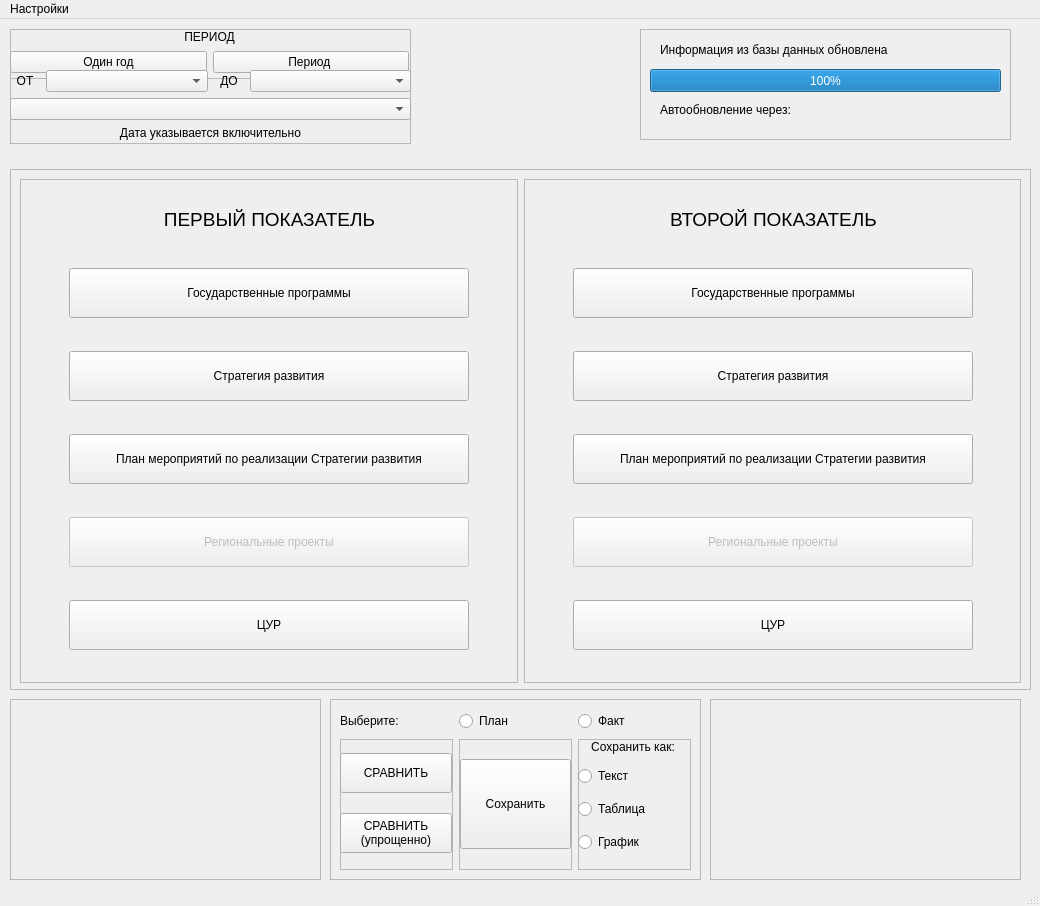
<?xml version="1.0" encoding="UTF-8"?>
<ui version="4.0">
 <class>MainWindow</class>
 <widget class="QMainWindow" name="MainWindow">
  <property name="geometry">
   <rect>
    <x>0</x>
    <y>0</y>
    <width>1040</width>
    <height>906</height>
   </rect>
  </property>
  <property name="windowTitle">
   <string>MainWindow</string>
  </property>
  <property name="styleSheet">
   <string notr="true"/>
  </property>
  <widget class="QWidget" name="centralWidget">
   <widget class="QFrame" name="SaveParametersFrame">
    <property name="geometry">
     <rect>
      <x>330</x>
      <y>680</y>
      <width>371</width>
      <height>181</height>
     </rect>
    </property>
    <property name="frameShape">
     <enum>QFrame::StyledPanel</enum>
    </property>
    <property name="frameShadow">
     <enum>QFrame::Raised</enum>
    </property>
    <widget class="QWidget" name="horizontalLayoutWidget_2">
     <property name="geometry">
      <rect>
       <x>10</x>
       <y>40</y>
       <width>351</width>
       <height>131</height>
      </rect>
     </property>
     <layout class="QHBoxLayout" name="saveParametersHorizontalLayout">
      <item>
       <widget class="QFrame" name="compareFrame">
        <property name="frameShape">
         <enum>QFrame::StyledPanel</enum>
        </property>
        <property name="frameShadow">
         <enum>QFrame::Raised</enum>
        </property>
        <widget class="QWidget" name="verticalLayoutWidget_4">
         <property name="geometry">
          <rect>
           <x>0</x>
           <y>0</y>
           <width>112</width>
           <height>129</height>
          </rect>
         </property>
         <layout class="QVBoxLayout" name="compareVerticalLayout">
          <item>
           <widget class="QPushButton" name="comparePushButton">
            <property name="minimumSize">
             <size>
              <width>0</width>
              <height>40</height>
             </size>
            </property>
            <property name="maximumSize">
             <size>
              <width>120</width>
              <height>16777215</height>
             </size>
            </property>
            <property name="text">
             <string>СРАВНИТЬ</string>
            </property>
           </widget>
          </item>
          <item>
           <widget class="QPushButton" name="compareLitePushButton">
            <property name="minimumSize">
             <size>
              <width>0</width>
              <height>40</height>
             </size>
            </property>
            <property name="maximumSize">
             <size>
              <width>120</width>
              <height>16777215</height>
             </size>
            </property>
            <property name="text">
             <string>СРАВНИТЬ
(упрощенно)</string>
            </property>
           </widget>
          </item>
         </layout>
        </widget>
       </widget>
      </item>
      <item>
       <widget class="QFrame" name="saveFrame">
        <property name="frameShape">
         <enum>QFrame::StyledPanel</enum>
        </property>
        <property name="frameShadow">
         <enum>QFrame::Raised</enum>
        </property>
        <widget class="QPushButton" name="savePushButton">
         <property name="geometry">
          <rect>
           <x>1</x>
           <y>20</y>
           <width>111</width>
           <height>90</height>
          </rect>
         </property>
         <property name="minimumSize">
          <size>
           <width>0</width>
           <height>80</height>
          </size>
         </property>
         <property name="text">
          <string>Сохранить</string>
         </property>
        </widget>
       </widget>
      </item>
      <item>
       <widget class="QFrame" name="saveAsFrame">
        <property name="frameShape">
         <enum>QFrame::StyledPanel</enum>
        </property>
        <property name="frameShadow">
         <enum>QFrame::Raised</enum>
        </property>
        <widget class="QLabel" name="saveAsLabel">
         <property name="geometry">
          <rect>
           <x>0</x>
           <y>0</y>
           <width>110</width>
           <height>17</height>
          </rect>
         </property>
         <property name="maximumSize">
          <size>
           <width>16777215</width>
           <height>25</height>
          </size>
         </property>
         <property name="text">
          <string>&lt;html&gt;&lt;head/&gt;&lt;body&gt;&lt;p align=&quot;center&quot;&gt;Сохранить как:&lt;/p&gt;&lt;/body&gt;&lt;/html&gt;</string>
         </property>
        </widget>
        <widget class="QWidget" name="layoutWidget">
         <property name="geometry">
          <rect>
           <x>0</x>
           <y>20</y>
           <width>112</width>
           <height>101</height>
          </rect>
         </property>
         <layout class="QVBoxLayout" name="saveAsVerticalLayout">
          <item>
           <widget class="QRadioButton" name="textRadioButton">
            <property name="text">
             <string>Текст</string>
            </property>
           </widget>
          </item>
          <item>
           <widget class="QRadioButton" name="tableRadioButton">
            <property name="text">
             <string>Таблица</string>
            </property>
           </widget>
          </item>
          <item>
           <widget class="QRadioButton" name="graphRadioButton">
            <property name="text">
             <string>График</string>
            </property>
           </widget>
          </item>
         </layout>
        </widget>
       </widget>
      </item>
     </layout>
    </widget>
    <widget class="QWidget" name="gridLayoutWidget">
     <property name="geometry">
      <rect>
       <x>10</x>
       <y>10</y>
       <width>351</width>
       <height>25</height>
      </rect>
     </property>
     <layout class="QGridLayout" name="PFGridLayout">
      <item row="0" column="2">
       <widget class="QRadioButton" name="planRadioButton">
        <property name="text">
         <string>План</string>
        </property>
       </widget>
      </item>
      <item row="0" column="3">
       <widget class="QRadioButton" name="factRadioButton">
        <property name="text">
         <string>Факт</string>
        </property>
       </widget>
      </item>
      <item row="0" column="1">
       <widget class="QLabel" name="planFactLabel">
        <property name="text">
         <string>Выберите:</string>
        </property>
       </widget>
      </item>
     </layout>
    </widget>
   </widget>
   <widget class="QFrame" name="PeriodFrame">
    <property name="geometry">
     <rect>
      <x>10</x>
      <y>10</y>
      <width>401</width>
      <height>115</height>
     </rect>
    </property>
    <property name="minimumSize">
     <size>
      <width>0</width>
      <height>115</height>
     </size>
    </property>
    <property name="maximumSize">
     <size>
      <width>16777215</width>
      <height>115</height>
     </size>
    </property>
    <property name="frameShape">
     <enum>QFrame::StyledPanel</enum>
    </property>
    <property name="frameShadow">
     <enum>QFrame::Raised</enum>
    </property>
    <widget class="QWidget" name="verticalLayoutWidget">
     <property name="geometry">
      <rect>
       <x>0</x>
       <y>0</y>
       <width>401</width>
       <height>111</height>
      </rect>
     </property>
     <layout class="QVBoxLayout" name="periodVerticalLayout">
      <item>
       <widget class="QFrame" name="headerFrame">
        <property name="minimumSize">
         <size>
          <width>0</width>
          <height>50</height>
         </size>
        </property>
        <property name="maximumSize">
         <size>
          <width>16777215</width>
          <height>100</height>
         </size>
        </property>
        <property name="frameShape">
         <enum>QFrame::StyledPanel</enum>
        </property>
        <property name="frameShadow">
         <enum>QFrame::Raised</enum>
        </property>
        <widget class="QWidget" name="horizontalLayoutWidget">
         <property name="geometry">
          <rect>
           <x>0</x>
           <y>20</y>
           <width>399</width>
           <height>27</height>
          </rect>
         </property>
         <layout class="QHBoxLayout" name="buttonHorizontalLayout">
          <item>
           <widget class="QPushButton" name="oneYearButton">
            <property name="styleSheet">
             <string notr="true"/>
            </property>
            <property name="text">
             <string>Один год</string>
            </property>
           </widget>
          </item>
          <item>
           <widget class="QPushButton" name="yearPeriodButton">
            <property name="text">
             <string>Период </string>
            </property>
           </widget>
          </item>
         </layout>
        </widget>
        <widget class="QLabel" name="headerLabel">
         <property name="geometry">
          <rect>
           <x>0</x>
           <y>0</y>
           <width>399</width>
           <height>16</height>
          </rect>
         </property>
         <property name="text">
          <string>&lt;html&gt;&lt;head/&gt;&lt;body&gt;&lt;p align=&quot;center&quot;&gt;ПЕРИОД&lt;/p&gt;&lt;/body&gt;&lt;/html&gt;</string>
         </property>
        </widget>
       </widget>
      </item>
      <item>
       <layout class="QVBoxLayout" name="periodLayout">
        <item>
         <layout class="QHBoxLayout" name="periodHorizontalLayout">
          <item>
           <widget class="QLabel" name="fromLabel">
            <property name="minimumSize">
             <size>
              <width>0</width>
              <height>0</height>
             </size>
            </property>
            <property name="maximumSize">
             <size>
              <width>30</width>
              <height>16777215</height>
             </size>
            </property>
            <property name="baseSize">
             <size>
              <width>0</width>
              <height>0</height>
             </size>
            </property>
            <property name="styleSheet">
             <string notr="true"/>
            </property>
            <property name="text">
             <string>&lt;html&gt;&lt;head/&gt;&lt;body&gt;&lt;p align=&quot;center&quot;&gt;ОТ&lt;/p&gt;&lt;/body&gt;&lt;/html&gt;</string>
            </property>
           </widget>
          </item>
          <item>
           <widget class="QComboBox" name="fromComboBox"/>
          </item>
          <item>
           <widget class="QLabel" name="toLabel">
            <property name="maximumSize">
             <size>
              <width>30</width>
              <height>16777215</height>
             </size>
            </property>
            <property name="text">
             <string>&lt;html&gt;&lt;head/&gt;&lt;body&gt;&lt;p align=&quot;center&quot;&gt;ДО&lt;/p&gt;&lt;/body&gt;&lt;/html&gt;</string>
            </property>
           </widget>
          </item>
          <item>
           <widget class="QComboBox" name="toComboBox"/>
          </item>
         </layout>
        </item>
       </layout>
      </item>
      <item>
       <widget class="QComboBox" name="oneYearComboBox">
        <property name="styleSheet">
         <string notr="true"/>
        </property>
       </widget>
      </item>
      <item>
       <widget class="QLabel" name="footerLabel">
        <property name="text">
         <string>&lt;html&gt;&lt;head/&gt;&lt;body&gt;&lt;p align=&quot;center&quot;&gt;Дата указывается включительно&lt;/p&gt;&lt;/body&gt;&lt;/html&gt;</string>
        </property>
       </widget>
      </item>
     </layout>
    </widget>
   </widget>
   <widget class="QFrame" name="DBInfoFrame">
    <property name="geometry">
     <rect>
      <x>640</x>
      <y>10</y>
      <width>371</width>
      <height>111</height>
     </rect>
    </property>
    <property name="frameShape">
     <enum>QFrame::StyledPanel</enum>
    </property>
    <property name="frameShadow">
     <enum>QFrame::Raised</enum>
    </property>
    <widget class="QLabel" name="updateDataInfoLabel">
     <property name="geometry">
      <rect>
       <x>20</x>
       <y>10</y>
       <width>331</width>
       <height>21</height>
      </rect>
     </property>
     <property name="text">
      <string>Информация из базы данных обновлена</string>
     </property>
    </widget>
    <widget class="QProgressBar" name="progressBar">
     <property name="geometry">
      <rect>
       <x>10</x>
       <y>40</y>
       <width>351</width>
       <height>23</height>
      </rect>
     </property>
     <property name="value">
      <number>100</number>
     </property>
    </widget>
    <widget class="QLabel" name="updateDataInfoLabel2">
     <property name="geometry">
      <rect>
       <x>20</x>
       <y>70</y>
       <width>331</width>
       <height>21</height>
      </rect>
     </property>
     <property name="text">
      <string>Автообновление через: </string>
     </property>
    </widget>
   </widget>
   <widget class="QFrame" name="IndicatorsFrame">
    <property name="geometry">
     <rect>
      <x>10</x>
      <y>150</y>
      <width>1021</width>
      <height>521</height>
     </rect>
    </property>
    <property name="frameShape">
     <enum>QFrame::StyledPanel</enum>
    </property>
    <property name="frameShadow">
     <enum>QFrame::Raised</enum>
    </property>
    <widget class="QWidget" name="layoutWidget">
     <property name="geometry">
      <rect>
       <x>10</x>
       <y>10</y>
       <width>1001</width>
       <height>504</height>
      </rect>
     </property>
     <layout class="QHBoxLayout" name="indicatorsHorizontalLayout">
      <item>
       <widget class="QFrame" name="firstIndicatorFrame">
        <property name="frameShape">
         <enum>QFrame::StyledPanel</enum>
        </property>
        <property name="frameShadow">
         <enum>QFrame::Raised</enum>
        </property>
        <widget class="QWidget" name="verticalLayoutWidget_2">
         <property name="geometry">
          <rect>
           <x>-1</x>
           <y>-1</y>
           <width>501</width>
           <height>501</height>
          </rect>
         </property>
         <layout class="QVBoxLayout" name="firstIndVerticalLayout">
          <item>
           <widget class="QLabel" name="firstIndicatorLabel">
            <property name="maximumSize">
             <size>
              <width>16777215</width>
              <height>30</height>
             </size>
            </property>
            <property name="text">
             <string>&lt;html&gt;&lt;head/&gt;&lt;body&gt;&lt;p align=&quot;center&quot;&gt;&lt;span style=&quot; font-size:14pt;&quot;&gt;ПЕРВЫЙ ПОКАЗАТЕЛЬ&lt;/span&gt;&lt;/p&gt;&lt;/body&gt;&lt;/html&gt;</string>
            </property>
           </widget>
          </item>
          <item alignment="Qt::AlignHCenter">
           <widget class="QPushButton" name="GPPushButton">
            <property name="minimumSize">
             <size>
              <width>400</width>
              <height>50</height>
             </size>
            </property>
            <property name="maximumSize">
             <size>
              <width>400</width>
              <height>16777215</height>
             </size>
            </property>
            <property name="text">
             <string>Государственные программы</string>
            </property>
           </widget>
          </item>
          <item alignment="Qt::AlignHCenter">
           <widget class="QPushButton" name="strategyPushButton">
            <property name="minimumSize">
             <size>
              <width>400</width>
              <height>50</height>
             </size>
            </property>
            <property name="maximumSize">
             <size>
              <width>400</width>
              <height>16777215</height>
             </size>
            </property>
            <property name="text">
             <string>Стратегия развития</string>
            </property>
           </widget>
          </item>
          <item alignment="Qt::AlignHCenter">
           <widget class="QPushButton" name="PMPushButton">
            <property name="minimumSize">
             <size>
              <width>400</width>
              <height>50</height>
             </size>
            </property>
            <property name="maximumSize">
             <size>
              <width>400</width>
              <height>16777215</height>
             </size>
            </property>
            <property name="text">
             <string>План мероприятий по реализации Стратегии развития</string>
            </property>
           </widget>
          </item>
          <item alignment="Qt::AlignHCenter">
           <widget class="QPushButton" name="RPPushButton">
            <property name="enabled">
             <bool>false</bool>
            </property>
            <property name="minimumSize">
             <size>
              <width>400</width>
              <height>50</height>
             </size>
            </property>
            <property name="maximumSize">
             <size>
              <width>400</width>
              <height>16777215</height>
             </size>
            </property>
            <property name="text">
             <string>Региональные проекты</string>
            </property>
           </widget>
          </item>
          <item alignment="Qt::AlignHCenter">
           <widget class="QPushButton" name="CYRPushButton">
            <property name="minimumSize">
             <size>
              <width>400</width>
              <height>50</height>
             </size>
            </property>
            <property name="maximumSize">
             <size>
              <width>400</width>
              <height>16777215</height>
             </size>
            </property>
            <property name="text">
             <string>ЦУР</string>
            </property>
           </widget>
          </item>
         </layout>
        </widget>
       </widget>
      </item>
      <item>
       <widget class="QFrame" name="secondIndicatorFrame">
        <property name="frameShape">
         <enum>QFrame::StyledPanel</enum>
        </property>
        <property name="frameShadow">
         <enum>QFrame::Raised</enum>
        </property>
        <widget class="QWidget" name="verticalLayoutWidget_3">
         <property name="geometry">
          <rect>
           <x>-1</x>
           <y>-1</y>
           <width>501</width>
           <height>501</height>
          </rect>
         </property>
         <layout class="QVBoxLayout" name="secondIndVerticalLayout">
          <item>
           <widget class="QLabel" name="secondIndicatorLabel">
            <property name="maximumSize">
             <size>
              <width>16777215</width>
              <height>30</height>
             </size>
            </property>
            <property name="text">
             <string>&lt;html&gt;&lt;head/&gt;&lt;body&gt;&lt;p align=&quot;center&quot;&gt;&lt;span style=&quot; font-size:14pt;&quot;&gt;ВТОРОЙ ПОКАЗАТЕЛЬ&lt;/span&gt;&lt;/p&gt;&lt;/body&gt;&lt;/html&gt;</string>
            </property>
           </widget>
          </item>
          <item alignment="Qt::AlignHCenter">
           <widget class="QPushButton" name="GPPushButton2">
            <property name="minimumSize">
             <size>
              <width>400</width>
              <height>50</height>
             </size>
            </property>
            <property name="maximumSize">
             <size>
              <width>400</width>
              <height>16777215</height>
             </size>
            </property>
            <property name="text">
             <string>Государственные программы</string>
            </property>
           </widget>
          </item>
          <item alignment="Qt::AlignHCenter">
           <widget class="QPushButton" name="strategyPushButton2">
            <property name="minimumSize">
             <size>
              <width>400</width>
              <height>50</height>
             </size>
            </property>
            <property name="maximumSize">
             <size>
              <width>400</width>
              <height>16777215</height>
             </size>
            </property>
            <property name="text">
             <string>Стратегия развития</string>
            </property>
           </widget>
          </item>
          <item alignment="Qt::AlignHCenter">
           <widget class="QPushButton" name="PMPushButton2">
            <property name="minimumSize">
             <size>
              <width>400</width>
              <height>50</height>
             </size>
            </property>
            <property name="maximumSize">
             <size>
              <width>400</width>
              <height>16777215</height>
             </size>
            </property>
            <property name="text">
             <string>План мероприятий по реализации Стратегии развития</string>
            </property>
           </widget>
          </item>
          <item alignment="Qt::AlignHCenter">
           <widget class="QPushButton" name="RPPushButton2">
            <property name="enabled">
             <bool>false</bool>
            </property>
            <property name="minimumSize">
             <size>
              <width>400</width>
              <height>50</height>
             </size>
            </property>
            <property name="maximumSize">
             <size>
              <width>400</width>
              <height>16777215</height>
             </size>
            </property>
            <property name="text">
             <string>Региональные проекты</string>
            </property>
           </widget>
          </item>
          <item alignment="Qt::AlignHCenter">
           <widget class="QPushButton" name="CYRPushButton2">
            <property name="minimumSize">
             <size>
              <width>400</width>
              <height>50</height>
             </size>
            </property>
            <property name="maximumSize">
             <size>
              <width>400</width>
              <height>16777215</height>
             </size>
            </property>
            <property name="text">
             <string>ЦУР</string>
            </property>
           </widget>
          </item>
         </layout>
        </widget>
       </widget>
      </item>
     </layout>
    </widget>
   </widget>
   <widget class="QFrame" name="firstIndInfoFrame">
    <property name="geometry">
     <rect>
      <x>10</x>
      <y>680</y>
      <width>311</width>
      <height>181</height>
     </rect>
    </property>
    <property name="frameShape">
     <enum>QFrame::StyledPanel</enum>
    </property>
    <property name="frameShadow">
     <enum>QFrame::Raised</enum>
    </property>
    <widget class="QLabel" name="firstIndicatorInfo">
     <property name="geometry">
      <rect>
       <x>10</x>
       <y>10</y>
       <width>291</width>
       <height>150</height>
      </rect>
     </property>
     <property name="text">
      <string>&lt;html&gt;&lt;head/&gt;&lt;body&gt;&lt;p align=&quot;justify&quot;&gt;&lt;br/&gt;&lt;/p&gt;&lt;/body&gt;&lt;/html&gt;</string>
     </property>
    </widget>
   </widget>
   <widget class="QFrame" name="secondIndInfoFrame">
    <property name="geometry">
     <rect>
      <x>710</x>
      <y>680</y>
      <width>311</width>
      <height>181</height>
     </rect>
    </property>
    <property name="frameShape">
     <enum>QFrame::StyledPanel</enum>
    </property>
    <property name="frameShadow">
     <enum>QFrame::Raised</enum>
    </property>
    <widget class="QLabel" name="secondIndicatorInfo">
     <property name="geometry">
      <rect>
       <x>10</x>
       <y>10</y>
       <width>291</width>
       <height>150</height>
      </rect>
     </property>
     <property name="text">
      <string>&lt;html&gt;&lt;head/&gt;&lt;body&gt;&lt;p align=&quot;center&quot;&gt;&lt;br/&gt;&lt;/p&gt;&lt;/body&gt;&lt;/html&gt;</string>
     </property>
    </widget>
   </widget>
  </widget>
  <widget class="QMenuBar" name="menubar">
   <property name="geometry">
    <rect>
     <x>0</x>
     <y>0</y>
     <width>1040</width>
     <height>22</height>
    </rect>
   </property>
   <widget class="QMenu" name="menu">
    <property name="title">
     <string>Настройки</string>
    </property>
    <addaction name="autoUpdateAction"/>
   </widget>
   <addaction name="menu"/>
  </widget>
  <widget class="QStatusBar" name="statusbar"/>
  <action name="autoUpdateAction">
   <property name="text">
    <string>Частота автообновления</string>
   </property>
  </action>
  <action name="update">
   <property name="text">
    <string>Ручное обновление</string>
   </property>
  </action>
 </widget>
 <resources/>
 <connections/>
</ui>
